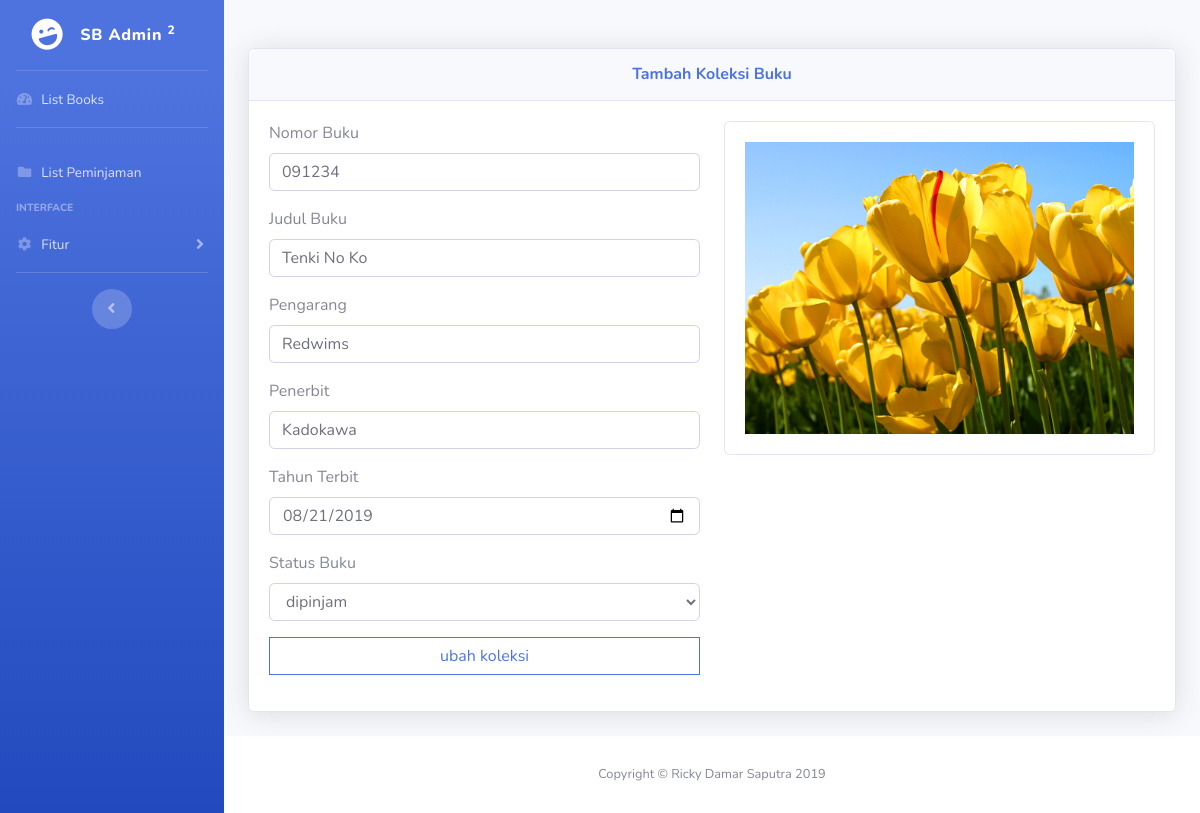
Screenshot of /update_book.php?no_buku=091234 (signed in) with the database file from the repository.
### tables this page shows
CREATE TABLE `tb_buku` (
  `no_buku` varchar(6) NOT NULL,
  `judul_buku` varchar(40) NOT NULL,
  `pengarang` varchar(20) NOT NULL,
  `penerbit` varchar(20) NOT NULL,
  `tahun_terbit` date NOT NULL,
  `status` enum('dipinjam','belum dipinjam') NOT NULL
);

### functions.php (called while the page is built, shortened)
<?php
$conn = mysqli_connect('localhost', 'root', '', 'db_perpustakaan');
function index($query)
{
    global $conn;
    $result = mysqli_query($conn, $query);
    $rows = [];
    while ($row = mysqli_fetch_assoc($result)) {
        $rows[] = $row;
    }
    return $rows;
}

### update_book.php (the view, shortened to what this page needs)
<?php
require 'functions.php';
$no_buku = $_GET["no_buku"];
$book = index("SELECT * FROM tb_buku WHERE no_buku = $no_buku")[0];
?>
<!DOCTYPE html>
<html lang="en">
<head>
  <link href="vendor/fontawesome-free/css/all.min.css" rel="stylesheet" type="text/css">
  <link href="css/sb-admin-2.min.css" rel="stylesheet">
  <link href="vendor/datatables/dataTables.bootstrap4.min.css" rel="stylesheet">
  <link href="css/style.css" rel="stylesheet">
</head>
<body id="page-top">
  <div id="wrapper">
    <ul class="navbar-nav bg-gradient-primary sidebar sidebar-dark accordion" id="accordionSidebar">
      <a class="sidebar-brand d-flex align-items-center justify-content-center" href="index.php">
        <div class="sidebar-brand-icon rotate-n-15">
          <i class="fas fa-laugh-wink"></i>
        </div>
        <div class="sidebar-brand-text mx-3">SB Admin <sup>2</sup></div>
      </a>
      <hr class="sidebar-divider my-0">
      <li class="nav-item">
        <a class="nav-link" href="index.php">
          <i class="fas fa-fw fa-tachometer-alt"></i>
          <span>List Books</span></a>
      </li>
      <hr class="sidebar-divider">
      <li class="nav-item">
        <a class="nav-link" href="list_pinjam.php">
          <i class="fas fa-fw fa-folder"></i>
          <span>list peminjaman</span>
        </a>
      </li>
      <div class="sidebar-heading">
        Interface
      </div>
      <li class="nav-item">
        <a class="nav-link collapsed" href="#" data-toggle="collapse" data-target="#collapseTwo" aria-expanded="true" aria-controls="collapseTwo">
          <i class="fas fa-fw fa-cog"></i>
          <span>Fitur</span>
        </a>
      </li>
      <hr class="sidebar-divider d-none d-md-block">
      <div class="text-center d-none d-md-inline">
        <button class="rounded-circle border-0" id="sidebarToggle"></button>
      </div>
    </ul>
    <div id="content-wrapper" class="d-flex flex-column">
      <div id="content" class="mt-5">
        <div class="container-fluid">
          <div class="card shadow mb-4">
            <div class="card-header py-3">
              <h6 class="m-0 font-weight-bold text-primary text-center">Tambah Koleksi Buku</h6>
            </div>
            <div class="card-body">
              <div class="row">
                <div class="col">
                  <form action="" method="POST">
                    <div class="form-group">
                      <label for="no_buku">nomor buku</label>
                      <input type="text" class="form-control" id="no_buku" name="no_buku" value="<?= $book["no_buku"]; ?>">
                    </div>
                    <div class="form-group">
                      <label for="judul_buku">judul buku</label>
                      <input type="text" class="form-control" id="judul_buku" name="judul_buku" value="<?= $book["judul_buku"]; ?>">
                    </div>
                    <div class="form-group">
                      <label for="pengarang">pengarang</label>
                      <input type="text" class="form-control" id="pengarang" name="pengarang" value="<?= $book["pengarang"]; ?>">
                    </div>
                    <div class="form-group">
                      <label for="penerbit">penerbit</label>
                      <input type="text" class="form-control" id="penerbit" name="penerbit" value="<?= $book["penerbit"]; ?>">
                    </div>
                    <div class="form-group">
                      <label for="tahun_terbit">tahun terbit</label>
                      <input type="date" class="form-control" id="tahun_terbit" name="tahun_terbit" value="<?= $book["tahun_terbit"]; ?>">
                    </div>
                    <div class="form-group">
                      <label for="status">status buku</label>
                      <select class="form-control" id="status" name="status">
                        <?php if ($book["status"] === "dipinjam") : ?>
                        <option selected>dipinjam</option>
                        <?php else : ?>
                        <option>dipinjam</option>
                        <option selected>belum dipinjam</option>
                        <?php endif; ?>
                      </select>
                    </div>
                    <div class="form-group">
                      <button type="submit" name="ubah_koleksi" class="btn btn-outline-primary btn-block">ubah koleksi</button>
                    </div>
                  </form>
                </div>
                <div class="col">
                  <div class="card">
                    <div class="card-body">
                      <img src="img/bg-book.jpg" class="img-fluid" alt="Responsive image">
                    </div>
                  </div>
                </div>
              </div>
            </div>
          </div>
        </div>
      </div>
      <footer class="sticky-footer bg-white">
        <div class="container my-auto">
          <div class="copyright text-center my-auto">
            <span>Copyright &copy; Ricky Damar Saputra 2019</span>
          </div>
        </div>
      </footer>
    </div>
  </div>
</body>
</html>

### css/style.css (style rules this page uses)
* { text-transform: capitalize; }
.btn, .badge { border-radius: 0; }

### rows the page displays
tb_buku: no_buku "091234", judul_buku "Tenki No Ko", pengarang "redwims", penerbit "kadokawa", tahun_terbit "08/21/2019", status "dipinjam"
